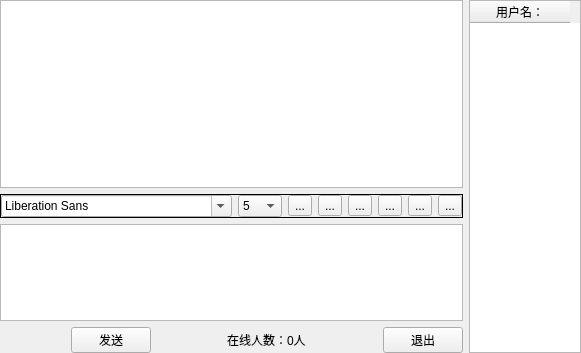
<?xml version="1.0" encoding="UTF-8"?>
<ui version="4.0">
 <class>Widget</class>
 <widget class="QWidget" name="Widget">
  <property name="geometry">
   <rect>
    <x>0</x>
    <y>0</y>
    <width>581</width>
    <height>353</height>
   </rect>
  </property>
  <property name="windowTitle">
   <string>Widget</string>
  </property>
  <layout class="QHBoxLayout" name="horizontalLayout_9">
   <property name="leftMargin">
    <number>0</number>
   </property>
   <property name="topMargin">
    <number>0</number>
   </property>
   <property name="rightMargin">
    <number>0</number>
   </property>
   <property name="bottomMargin">
    <number>0</number>
   </property>
   <item>
    <widget class="QWidget" name="widget_7" native="true">
     <layout class="QHBoxLayout" name="horizontalLayout_8">
      <property name="leftMargin">
       <number>0</number>
      </property>
      <property name="topMargin">
       <number>0</number>
      </property>
      <property name="rightMargin">
       <number>0</number>
      </property>
      <property name="bottomMargin">
       <number>0</number>
      </property>
      <item>
       <layout class="QHBoxLayout" name="horizontalLayout_7">
        <item>
         <widget class="QWidget" name="widget_2" native="true">
          <layout class="QVBoxLayout" name="verticalLayout_3">
           <property name="leftMargin">
            <number>0</number>
           </property>
           <property name="topMargin">
            <number>0</number>
           </property>
           <property name="rightMargin">
            <number>0</number>
           </property>
           <property name="bottomMargin">
            <number>0</number>
           </property>
           <item>
            <widget class="QWidget" name="widget_4" native="true">
             <layout class="QVBoxLayout" name="verticalLayout_2">
              <property name="leftMargin">
               <number>0</number>
              </property>
              <property name="topMargin">
               <number>0</number>
              </property>
              <property name="rightMargin">
               <number>0</number>
              </property>
              <property name="bottomMargin">
               <number>0</number>
              </property>
              <item>
               <layout class="QVBoxLayout" name="verticalLayout">
                <item>
                 <widget class="QWidget" name="widget" native="true">
                  <layout class="QHBoxLayout" name="horizontalLayout">
                   <property name="leftMargin">
                    <number>0</number>
                   </property>
                   <property name="topMargin">
                    <number>0</number>
                   </property>
                   <property name="rightMargin">
                    <number>0</number>
                   </property>
                   <property name="bottomMargin">
                    <number>0</number>
                   </property>
                   <item>
                    <widget class="QTextBrowser" name="mmyBrowser"/>
                   </item>
                  </layout>
                 </widget>
                </item>
                <item>
                 <widget class="QFrame" name="frame_2">
                  <property name="frameShape">
                   <enum>QFrame::Box</enum>
                  </property>
                  <layout class="QHBoxLayout" name="horizontalLayout_3">
                   <property name="leftMargin">
                    <number>0</number>
                   </property>
                   <property name="topMargin">
                    <number>0</number>
                   </property>
                   <property name="rightMargin">
                    <number>0</number>
                   </property>
                   <property name="bottomMargin">
                    <number>0</number>
                   </property>
                   <item>
                    <layout class="QHBoxLayout" name="horizontalLayout_2">
                     <item>
                      <widget class="QFontComboBox" name="fontCBx"/>
                     </item>
                     <item>
                      <widget class="QComboBox" name="sizeCbx">
                       <item>
                        <property name="text">
                         <string>5</string>
                        </property>
                       </item>
                       <item>
                        <property name="text">
                         <string>6</string>
                        </property>
                       </item>
                       <item>
                        <property name="text">
                         <string>7</string>
                        </property>
                       </item>
                       <item>
                        <property name="text">
                         <string>8</string>
                        </property>
                       </item>
                       <item>
                        <property name="text">
                         <string>9</string>
                        </property>
                       </item>
                       <item>
                        <property name="text">
                         <string>10</string>
                        </property>
                       </item>
                       <item>
                        <property name="text">
                         <string>11</string>
                        </property>
                       </item>
                       <item>
                        <property name="text">
                         <string>12</string>
                        </property>
                       </item>
                      </widget>
                     </item>
                     <item>
                      <widget class="QToolButton" name="blodTBtn">
                       <property name="toolTip">
                        <string>加粗</string>
                       </property>
                       <property name="text">
                        <string>...</string>
                       </property>
                       <property name="icon">
                        <iconset resource="res.qrc">
                         <normaloff>:/images/bold.png</normaloff>:/images/bold.png</iconset>
                       </property>
                       <property name="checkable">
                        <bool>true</bool>
                       </property>
                      </widget>
                     </item>
                     <item>
                      <widget class="QToolButton" name="italicTbtn">
                       <property name="toolTip">
                        <string>倾斜</string>
                       </property>
                       <property name="text">
                        <string>...</string>
                       </property>
                       <property name="icon">
                        <iconset resource="res.qrc">
                         <normaloff>:/images/italic.png</normaloff>:/images/italic.png</iconset>
                       </property>
                       <property name="checkable">
                        <bool>true</bool>
                       </property>
                      </widget>
                     </item>
                     <item>
                      <widget class="QToolButton" name="underlineTBtn">
                       <property name="toolTip">
                        <string>下划线</string>
                       </property>
                       <property name="text">
                        <string>...</string>
                       </property>
                       <property name="icon">
                        <iconset resource="res.qrc">
                         <normaloff>:/images/underline.png</normaloff>:/images/underline.png</iconset>
                       </property>
                       <property name="checkable">
                        <bool>true</bool>
                       </property>
                      </widget>
                     </item>
                     <item>
                      <widget class="QToolButton" name="colorTBtn">
                       <property name="toolTip">
                        <string>颜色</string>
                       </property>
                       <property name="text">
                        <string>...</string>
                       </property>
                       <property name="icon">
                        <iconset resource="res.qrc">
                         <normaloff>:/images/color.png</normaloff>:/images/color.png</iconset>
                       </property>
                      </widget>
                     </item>
                     <item>
                      <widget class="QToolButton" name="saveTBtn">
                       <property name="toolTip">
                        <string>保存</string>
                       </property>
                       <property name="text">
                        <string>...</string>
                       </property>
                       <property name="icon">
                        <iconset resource="res.qrc">
                         <normaloff>:/images/save.png</normaloff>:/images/save.png</iconset>
                       </property>
                      </widget>
                     </item>
                     <item>
                      <widget class="QToolButton" name="clearTBtn">
                       <property name="toolTip">
                        <string>清空</string>
                       </property>
                       <property name="text">
                        <string>...</string>
                       </property>
                       <property name="icon">
                        <iconset resource="res.qrc">
                         <normaloff>:/images/clean.png</normaloff>:/images/clean.png</iconset>
                       </property>
                      </widget>
                     </item>
                    </layout>
                   </item>
                  </layout>
                 </widget>
                </item>
               </layout>
              </item>
              <item>
               <widget class="QWidget" name="widget_3" native="true">
                <layout class="QHBoxLayout" name="horizontalLayout_4">
                 <property name="leftMargin">
                  <number>0</number>
                 </property>
                 <property name="topMargin">
                  <number>0</number>
                 </property>
                 <property name="rightMargin">
                  <number>0</number>
                 </property>
                 <property name="bottomMargin">
                  <number>0</number>
                 </property>
                 <item>
                  <widget class="QTextEdit" name="mmytextEdit">
                   <property name="maximumSize">
                    <size>
                     <width>16777215</width>
                     <height>100</height>
                    </size>
                   </property>
                  </widget>
                 </item>
                </layout>
               </widget>
              </item>
             </layout>
            </widget>
           </item>
           <item>
            <widget class="QWidget" name="widget_5" native="true">
             <layout class="QHBoxLayout" name="horizontalLayout_5">
              <property name="leftMargin">
               <number>0</number>
              </property>
              <property name="topMargin">
               <number>0</number>
              </property>
              <property name="rightMargin">
               <number>0</number>
              </property>
              <property name="bottomMargin">
               <number>0</number>
              </property>
              <item>
               <spacer name="horizontalSpacer_3">
                <property name="orientation">
                 <enum>Qt::Horizontal</enum>
                </property>
                <property name="sizeHint" stdset="0">
                 <size>
                  <width>40</width>
                  <height>20</height>
                 </size>
                </property>
               </spacer>
              </item>
              <item>
               <widget class="QPushButton" name="sendBtn">
                <property name="text">
                 <string>发送</string>
                </property>
               </widget>
              </item>
              <item>
               <spacer name="horizontalSpacer">
                <property name="orientation">
                 <enum>Qt::Horizontal</enum>
                </property>
                <property name="sizeHint" stdset="0">
                 <size>
                  <width>40</width>
                  <height>20</height>
                 </size>
                </property>
               </spacer>
              </item>
              <item>
               <widget class="QLabel" name="userNumLbl">
                <property name="text">
                 <string>在线人数：0人</string>
                </property>
               </widget>
              </item>
              <item>
               <spacer name="horizontalSpacer_2">
                <property name="orientation">
                 <enum>Qt::Horizontal</enum>
                </property>
                <property name="sizeHint" stdset="0">
                 <size>
                  <width>40</width>
                  <height>20</height>
                 </size>
                </property>
               </spacer>
              </item>
              <item>
               <widget class="QPushButton" name="exitBtn">
                <property name="text">
                 <string>退出</string>
                </property>
               </widget>
              </item>
             </layout>
            </widget>
           </item>
          </layout>
         </widget>
        </item>
        <item>
         <widget class="QWidget" name="widget_6" native="true">
          <layout class="QHBoxLayout" name="horizontalLayout_6">
           <property name="leftMargin">
            <number>0</number>
           </property>
           <property name="topMargin">
            <number>0</number>
           </property>
           <property name="rightMargin">
            <number>0</number>
           </property>
           <property name="bottomMargin">
            <number>0</number>
           </property>
           <item>
            <widget class="QTableWidget" name="usrTblWidget">
             <column>
              <property name="text">
               <string>用户名：</string>
              </property>
             </column>
            </widget>
           </item>
          </layout>
         </widget>
        </item>
       </layout>
      </item>
     </layout>
    </widget>
   </item>
  </layout>
 </widget>
 <resources>
  <include location="res.qrc"/>
 </resources>
 <connections/>
</ui>
